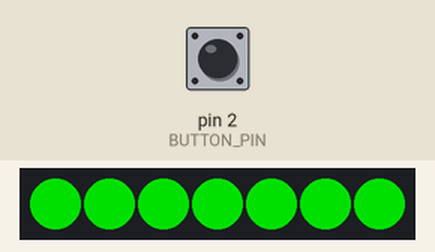
Recording of a sketch running on a simulated Arduino Uno, built with avr-gcc and run on an emulated ATmega328P. Shown: 7 RGB LEDs in strip order, left to right. The inputs (shaded band) are chosen by the test bench; at power-on: pin 2 (BUTTON_PIN) HIGH. Dim RGB values are drawn brighter than linear.

Above: at 1.2 s.
1.3 s: pin 2 (BUTTON_PIN) pulled LOW for 1 s
At 2.8 s:
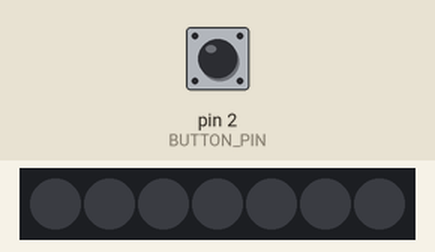
3.8 s: pin 2 (BUTTON_PIN) pulled LOW for 0.15 s
At 4.12 s:
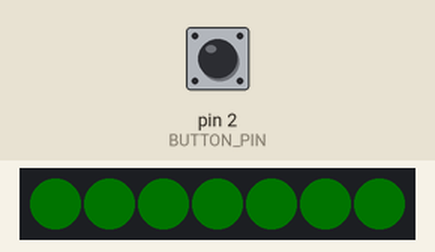
4.5 s: pin 2 (BUTTON_PIN) pulled LOW for 1 s
At 6.4 s:
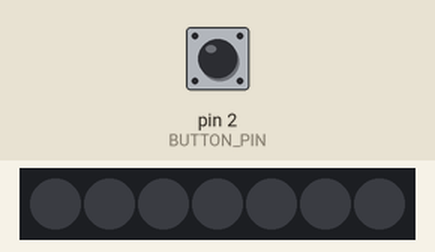
Timing chart, 0 to 7.9 s (numbered marks = the images above; inputs shaded):
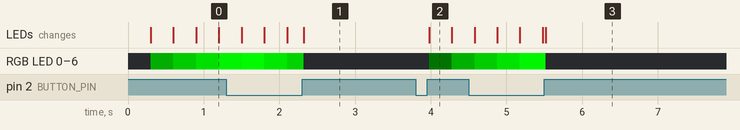

The sketch:

xmas_breath_off.ino
```cpp
#include <Adafruit_NeoPixel.h>

#define BUTTON_PIN   2

#define PIXEL_PIN    6  // Digital IO pin connected to the NeoPixels.

#define PIXEL_COUNT 7  // Number of NeoPixels

Adafruit_NeoPixel strip(PIXEL_COUNT, PIXEL_PIN, NEO_GRB + NEO_KHZ800);

boolean oldState = LOW;
int mode = 0;

long counter = 0;
long maxCount = 500;
int fadeAmount = 1;
int brightness = 0;
int colorCycle = 0;

void setup() {
 pinMode(BUTTON_PIN, INPUT_PULLUP); // Initialize Button
  strip.begin(); // Initialize NeoPixel strip object
  strip.show(); // Initialize all pixels to 'off'
}

void loop() {
  // Get current button state.
  boolean newState = digitalRead(BUTTON_PIN);


  // Check if state changed from high to low (button press).
  if ((newState == HIGH) && (oldState == LOW)) {
    // Short delay to debounce button.
    delay(20);
    // Check if button is still low after debounce.
    newState = digitalRead(BUTTON_PIN);
    if (newState == HIGH) {
      mode++;
      if (mode > 1) mode = 0;
    }
  }
  oldState = newState;
  switch (mode) {
    case 0:
      strip.clear();
      strip.show();
      brightness = 0;
      fadeAmount = 1;
      break;
    case 1:
      counter++;
      if (counter >= maxCount) {
        glowingBreath(brightness, colorCycle);
        brightness = brightness + fadeAmount;
        if (brightness == 0){
          colorCycle ++;
          if (colorCycle == 2){
            colorCycle= 0;
          }
        }
        if (brightness <= 0 || brightness >= 255) {
          fadeAmount = -fadeAmount;
        }
        counter = 0;
      }
      break;
  }
}

void setStripColor(byte red, byte green, byte blue) {
  for (int i = 0; i < PIXEL_COUNT; i++ ) {
    strip.setPixelColor(i, strip.Color(red, green, blue));
  }
  strip.show();
}

void glowingBreath(int brightness, int colorCycle) {

  switch (colorCycle) {
    case 0: setStripColor(0, brightness, 0); break;
    case 1: setStripColor(brightness, brightness, 0); break;
  }
  strip.show();
}
```

Measured:
- after the input at 3.8 s, RGB LED 0–6: off → RGB(0, 1, 0) after 0.18 s, → RGB(0, 56, 0) 0.30 s later; the LEDs: change after 0.18 s (image 2)
